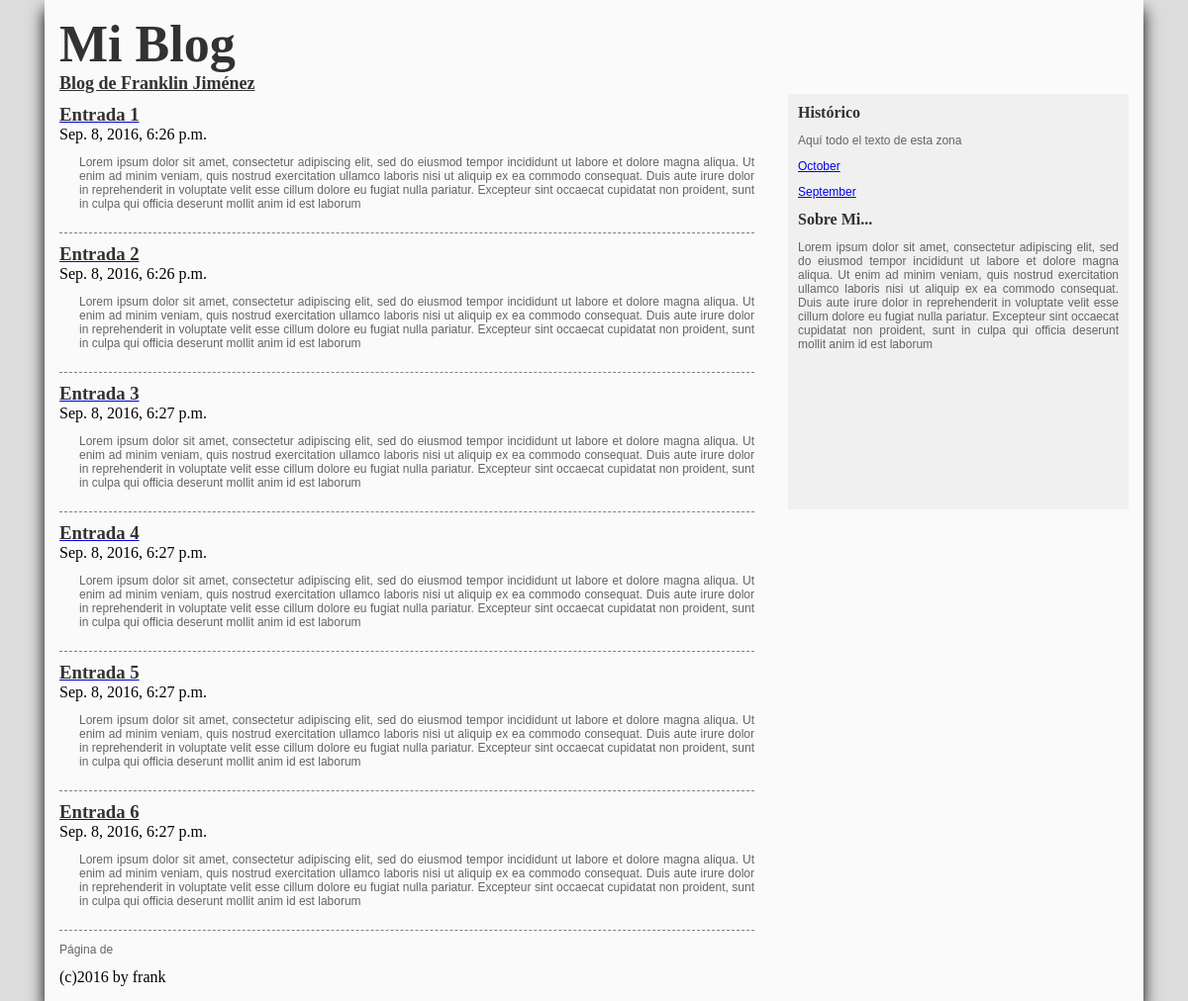
The app's page /month/2016/9/ with its own data.
### blog/models.py (models this page shows, shortened)
class Entrada(models.Model):
	titulo = models.CharField(max_length=100)
	contenido = models.TextField()
	fecha = models.DateTimeField(auto_now_add=True)

### blog/views.py (the view)
# urls.py: url(r'^month/(\d+)/(\d+)/$',month, name='month'),
def month(request, year, month):
	entrada = Entrada.objects.filter(fecha__year=year, fecha__month=month)
	return render_to_response("listado.html",dict(entrada=entrada,months=mkmonth_lst()))

### blog/views.py (called while the page is built)
def mkmonth_lst():
	if not Entrada.objects.count(): return[]
	year, month = time.localtime()[:2]
	first = Entrada.objects.order_by("fecha")[0]
	fyear = first.fecha.year
	fmonth = first.fecha.month
	months= []
	for y in range (year, fyear-1, -1):
		start, end= 12,0
		if y == year: start = month
		if y == fyear: end= fmonth-1
		for m in range(start, end,-1):
			months.append((y,m,month_name[m]))
	return months

### blog/templates/listado.html (shortened to what this page needs)
{% extends "estructura.html" %}
{% block contenido %}
         {% for elemento in entrada %}
	      	 <article>
	      	 	<a href="{% url 'entrada' elemento.pk %}"><h3>{{ elemento.titulo }}</h3></a>
	      	 	<time>{{ elemento.fecha }}</time>
	      	 	<p>{{ elemento.contenido }}</p>
	      	 </article>
	     {% endfor %}
      <nav>
        <p>Página {{ entrada.number }} de {{ entrada.paginator.num_pages }}</p>
      </nav>
{% endblock %}

### blog/templates/estructura.html (shortened to what this page needs)
<!DOCTYPE html>
<html>
<head>
</head>
<body>
	<div id="contenedor">
      <header>
      	 <a href="http://localhost:8000"> <h1>Mi Blog</h1></a>
      	  <h2>Blog de Franklin Jiménez</h2>
      </header>
      <section>
          <div id="articulos">
             {% block contenido %}
             {% endblock %}
          </div>
          <aside>
          <h4>Histórico</h4>
          <p>Aquí todo el texto de esta zona </p>
          {% for month in months %}
          <p><a href="{% url 'month' month.0 month.1 %}">{{ month.2 }}</a></p>
          {% endfor %}
             <h4>Sobre Mi...</h4>
             <p>Lorem ipsum dolor sit amet, consectetur adipiscing elit, sed do eiusmod tempor incididunt ut labore et dolore magna aliqua. Ut enim ad minim veniam, quis nostrud exercitation ullamco laboris nisi ut aliquip ex ea commodo consequat. Duis aute irure dolor in reprehenderit in voluptate velit esse cillum dolore eu fugiat nulla pariatur. Excepteur sint occaecat cupidatat non proident, sunt in culpa qui officia deserunt mollit anim id est laborum</p>
          </aside>
      </section>
      <footer>
      	(c)2016 by frank
      </footer>
	</div>
</body>
</html>

### blog/templates/estructura.html (style rules this page uses)
body { margin: 0px; padding: 0px; background: rgb(220,220,220); }
#contenedor { width: 90%; margin: auto; background: rgb(250,250,250); box-shadow: 0px 10px 15px rgba(0,0,0,1); padding: 15px; }
p { text-align: justify; font-family: sans-serif; font-size: 12px; color: rgb(100,100,100); }
h1, h2, h3, h4 { margin: 0px; padding: 0px; color: rgb(50,50,50); font-family: serif; }
article p { padding-left: 20px; }
article { border-bottom: 1px dashed grey; padding-top: 10px; padding-bottom: 10px; }
h1 { font-size: 52px; }
h2 { font-size: 18px; text-decoration: underline; }
aside { width: 30%; float: right; background: rgb(240,240,240); padding: 10px; height: 400px; }
#articulos { width: 65%; float: left; }
header a { text-decoration: none; }

### records on screen
Entrada: titulo "Entrada 1", fecha "Sep. 8, 2016, 6:26 p.m.", contenido "Lorem ipsum dolor sit amet, consectetur adipiscing elit, sed do eiusmod tempor incididunt ut labore et dolore magna aliqua. Ut enim ad minim veniam, quis nostrud exercitation ullamco laboris nisi ut aliquip ex ea commodo consequat. Duis aute irure dolor in reprehenderit in voluptate velit esse cillum dolore eu fugiat nulla pariatur. Excepteur sint occaecat cupidatat non proident, sunt in culpa qui officia deserunt mollit anim id est laborum"
Entrada: titulo "Entrada 2", fecha "Sep. 8, 2016, 6:26 p.m.", contenido "Lorem ipsum dolor sit amet, consectetur adipiscing elit, sed do eiusmod tempor incididunt ut labore et dolore magna aliqua. Ut enim ad minim veniam, quis nostrud exercitation ullamco laboris nisi ut aliquip ex ea commodo consequat. Duis aute irure dolor in reprehenderit in voluptate velit esse cillum dolore eu fugiat nulla pariatur. Excepteur sint occaecat cupidatat non proident, sunt in culpa qui officia deserunt mollit anim id est laborum"
Entrada: titulo "Entrada 3", fecha "Sep. 8, 2016, 6:27 p.m.", contenido "Lorem ipsum dolor sit amet, consectetur adipiscing elit, sed do eiusmod tempor incididunt ut labore et dolore magna aliqua. Ut enim ad minim veniam, quis nostrud exercitation ullamco laboris nisi ut aliquip ex ea commodo consequat. Duis aute irure dolor in reprehenderit in voluptate velit esse cillum dolore eu fugiat nulla pariatur. Excepteur sint occaecat cupidatat non proident, sunt in culpa qui officia deserunt mollit anim id est laborum"
Entrada: titulo "Entrada 4", fecha "Sep. 8, 2016, 6:27 p.m.", contenido "Lorem ipsum dolor sit amet, consectetur adipiscing elit, sed do eiusmod tempor incididunt ut labore et dolore magna aliqua. Ut enim ad minim veniam, quis nostrud exercitation ullamco laboris nisi ut aliquip ex ea commodo consequat. Duis aute irure dolor in reprehenderit in voluptate velit esse cillum dolore eu fugiat nulla pariatur. Excepteur sint occaecat cupidatat non proident, sunt in culpa qui officia deserunt mollit anim id est laborum"
Entrada: titulo "Entrada 5", fecha "Sep. 8, 2016, 6:27 p.m.", contenido "Lorem ipsum dolor sit amet, consectetur adipiscing elit, sed do eiusmod tempor incididunt ut labore et dolore magna aliqua. Ut enim ad minim veniam, quis nostrud exercitation ullamco laboris nisi ut aliquip ex ea commodo consequat. Duis aute irure dolor in reprehenderit in voluptate velit esse cillum dolore eu fugiat nulla pariatur. Excepteur sint occaecat cupidatat non proident, sunt in culpa qui officia deserunt mollit anim id est laborum"
Entrada: titulo "Entrada 6", fecha "Sep. 8, 2016, 6:27 p.m.", contenido "Lorem ipsum dolor sit amet, consectetur adipiscing elit, sed do eiusmod tempor incididunt ut labore et dolore magna aliqua. Ut enim ad minim veniam, quis nostrud exercitation ullamco laboris nisi ut aliquip ex ea commodo consequat. Duis aute irure dolor in reprehenderit in voluptate velit esse cillum dolore eu fugiat nulla pariatur. Excepteur sint occaecat cupidatat non proident, sunt in culpa qui officia deserunt mollit anim id est laborum"

### other values on screen
{{ month.2 }} "October" "September"
